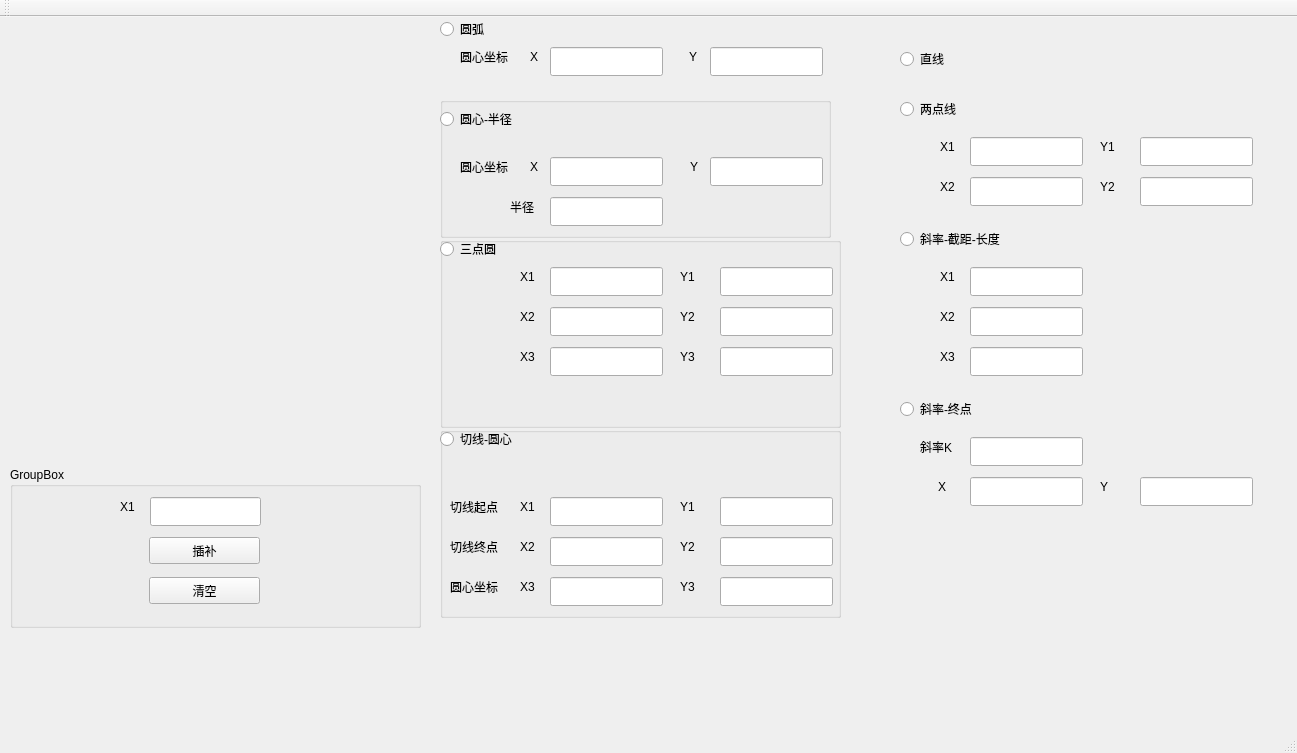
<?xml version="1.0" encoding="UTF-8"?>
<ui version="4.0">
 <class>MainWindow</class>
 <widget class="QMainWindow" name="MainWindow">
  <property name="geometry">
   <rect>
    <x>0</x>
    <y>0</y>
    <width>1297</width>
    <height>753</height>
   </rect>
  </property>
  <property name="windowTitle">
   <string>MainWindow</string>
  </property>
  <widget class="QWidget" name="centralWidget">
   <widget class="QWidget" name="widget" native="true">
    <property name="geometry">
     <rect>
      <x>0</x>
      <y>0</y>
      <width>431</width>
      <height>441</height>
     </rect>
    </property>
   </widget>
   <widget class="QGroupBox" name="groupBox">
    <property name="geometry">
     <rect>
      <x>440</x>
      <y>80</y>
      <width>391</width>
      <height>141</height>
     </rect>
    </property>
    <property name="title">
     <string/>
    </property>
    <widget class="QLineEdit" name="lineEdit_2">
     <property name="geometry">
      <rect>
       <x>110</x>
       <y>100</y>
       <width>113</width>
       <height>29</height>
      </rect>
     </property>
    </widget>
    <widget class="QLabel" name="label">
     <property name="geometry">
      <rect>
       <x>90</x>
       <y>60</y>
       <width>69</width>
       <height>19</height>
      </rect>
     </property>
     <property name="text">
      <string>X</string>
     </property>
    </widget>
    <widget class="QLabel" name="label_2">
     <property name="geometry">
      <rect>
       <x>70</x>
       <y>100</y>
       <width>69</width>
       <height>19</height>
      </rect>
     </property>
     <property name="text">
      <string>半径</string>
     </property>
    </widget>
    <widget class="QLineEdit" name="lineEdit">
     <property name="geometry">
      <rect>
       <x>110</x>
       <y>60</y>
       <width>113</width>
       <height>29</height>
      </rect>
     </property>
    </widget>
    <widget class="QLineEdit" name="lineEdit_5">
     <property name="geometry">
      <rect>
       <x>270</x>
       <y>60</y>
       <width>113</width>
       <height>29</height>
      </rect>
     </property>
    </widget>
    <widget class="QLabel" name="label_5">
     <property name="geometry">
      <rect>
       <x>250</x>
       <y>60</y>
       <width>20</width>
       <height>20</height>
      </rect>
     </property>
     <property name="text">
      <string>Y</string>
     </property>
    </widget>
    <widget class="QLabel" name="label_3">
     <property name="geometry">
      <rect>
       <x>20</x>
       <y>60</y>
       <width>69</width>
       <height>19</height>
      </rect>
     </property>
     <property name="text">
      <string>圆心坐标</string>
     </property>
    </widget>
    <widget class="QRadioButton" name="radioButton_6">
     <property name="geometry">
      <rect>
       <x>0</x>
       <y>10</y>
       <width>120</width>
       <height>24</height>
      </rect>
     </property>
     <property name="text">
      <string>圆心-半径</string>
     </property>
    </widget>
   </widget>
   <widget class="QGroupBox" name="groupBox_2">
    <property name="geometry">
     <rect>
      <x>440</x>
      <y>220</y>
      <width>401</width>
      <height>191</height>
     </rect>
    </property>
    <property name="title">
     <string/>
    </property>
    <widget class="QLineEdit" name="lineEdit_6">
     <property name="geometry">
      <rect>
       <x>110</x>
       <y>70</y>
       <width>113</width>
       <height>29</height>
      </rect>
     </property>
    </widget>
    <widget class="QLabel" name="label_6">
     <property name="geometry">
      <rect>
       <x>80</x>
       <y>30</y>
       <width>69</width>
       <height>19</height>
      </rect>
     </property>
     <property name="text">
      <string>X1</string>
     </property>
    </widget>
    <widget class="QLabel" name="label_7">
     <property name="geometry">
      <rect>
       <x>80</x>
       <y>70</y>
       <width>69</width>
       <height>19</height>
      </rect>
     </property>
     <property name="text">
      <string>X2</string>
     </property>
    </widget>
    <widget class="QLineEdit" name="lineEdit_7">
     <property name="geometry">
      <rect>
       <x>110</x>
       <y>30</y>
       <width>113</width>
       <height>29</height>
      </rect>
     </property>
    </widget>
    <widget class="QLineEdit" name="lineEdit_8">
     <property name="geometry">
      <rect>
       <x>110</x>
       <y>110</y>
       <width>113</width>
       <height>29</height>
      </rect>
     </property>
    </widget>
    <widget class="QLabel" name="label_8">
     <property name="geometry">
      <rect>
       <x>80</x>
       <y>110</y>
       <width>69</width>
       <height>19</height>
      </rect>
     </property>
     <property name="text">
      <string>X3</string>
     </property>
    </widget>
    <widget class="QLabel" name="label_9">
     <property name="geometry">
      <rect>
       <x>240</x>
       <y>110</y>
       <width>69</width>
       <height>19</height>
      </rect>
     </property>
     <property name="text">
      <string>Y3</string>
     </property>
    </widget>
    <widget class="QLabel" name="label_10">
     <property name="geometry">
      <rect>
       <x>240</x>
       <y>30</y>
       <width>69</width>
       <height>19</height>
      </rect>
     </property>
     <property name="text">
      <string>Y1</string>
     </property>
    </widget>
    <widget class="QLineEdit" name="lineEdit_9">
     <property name="geometry">
      <rect>
       <x>280</x>
       <y>110</y>
       <width>113</width>
       <height>29</height>
      </rect>
     </property>
    </widget>
    <widget class="QLineEdit" name="lineEdit_10">
     <property name="geometry">
      <rect>
       <x>280</x>
       <y>30</y>
       <width>113</width>
       <height>29</height>
      </rect>
     </property>
    </widget>
    <widget class="QLineEdit" name="lineEdit_11">
     <property name="geometry">
      <rect>
       <x>280</x>
       <y>70</y>
       <width>113</width>
       <height>29</height>
      </rect>
     </property>
    </widget>
    <widget class="QLabel" name="label_11">
     <property name="geometry">
      <rect>
       <x>240</x>
       <y>70</y>
       <width>69</width>
       <height>19</height>
      </rect>
     </property>
     <property name="text">
      <string>Y2</string>
     </property>
    </widget>
    <widget class="QRadioButton" name="radioButton_7">
     <property name="geometry">
      <rect>
       <x>0</x>
       <y>0</y>
       <width>61</width>
       <height>24</height>
      </rect>
     </property>
     <property name="text">
      <string>三点圆</string>
     </property>
    </widget>
   </widget>
   <widget class="QGroupBox" name="groupBox_3">
    <property name="geometry">
     <rect>
      <x>440</x>
      <y>410</y>
      <width>401</width>
      <height>191</height>
     </rect>
    </property>
    <property name="title">
     <string/>
    </property>
    <widget class="QLabel" name="label_15">
     <property name="geometry">
      <rect>
       <x>240</x>
       <y>150</y>
       <width>69</width>
       <height>19</height>
      </rect>
     </property>
     <property name="text">
      <string>Y3</string>
     </property>
    </widget>
    <widget class="QLabel" name="label_16">
     <property name="geometry">
      <rect>
       <x>240</x>
       <y>70</y>
       <width>69</width>
       <height>19</height>
      </rect>
     </property>
     <property name="text">
      <string>Y1</string>
     </property>
    </widget>
    <widget class="QLineEdit" name="lineEdit_15">
     <property name="geometry">
      <rect>
       <x>280</x>
       <y>150</y>
       <width>113</width>
       <height>29</height>
      </rect>
     </property>
    </widget>
    <widget class="QLineEdit" name="lineEdit_16">
     <property name="geometry">
      <rect>
       <x>280</x>
       <y>70</y>
       <width>113</width>
       <height>29</height>
      </rect>
     </property>
    </widget>
    <widget class="QLineEdit" name="lineEdit_17">
     <property name="geometry">
      <rect>
       <x>280</x>
       <y>110</y>
       <width>113</width>
       <height>29</height>
      </rect>
     </property>
    </widget>
    <widget class="QLabel" name="label_17">
     <property name="geometry">
      <rect>
       <x>240</x>
       <y>110</y>
       <width>69</width>
       <height>19</height>
      </rect>
     </property>
     <property name="text">
      <string>Y2</string>
     </property>
    </widget>
    <widget class="QRadioButton" name="radioButton_8">
     <property name="geometry">
      <rect>
       <x>0</x>
       <y>0</y>
       <width>81</width>
       <height>24</height>
      </rect>
     </property>
     <property name="text">
      <string>切线-圆心</string>
     </property>
    </widget>
    <widget class="QLineEdit" name="lineEdit_27">
     <property name="geometry">
      <rect>
       <x>110</x>
       <y>70</y>
       <width>113</width>
       <height>29</height>
      </rect>
     </property>
    </widget>
    <widget class="QLabel" name="label_28">
     <property name="geometry">
      <rect>
       <x>80</x>
       <y>70</y>
       <width>69</width>
       <height>19</height>
      </rect>
     </property>
     <property name="text">
      <string>X1</string>
     </property>
    </widget>
    <widget class="QLabel" name="label_29">
     <property name="geometry">
      <rect>
       <x>80</x>
       <y>110</y>
       <width>69</width>
       <height>19</height>
      </rect>
     </property>
     <property name="text">
      <string>X2</string>
     </property>
    </widget>
    <widget class="QLineEdit" name="lineEdit_28">
     <property name="geometry">
      <rect>
       <x>110</x>
       <y>150</y>
       <width>113</width>
       <height>29</height>
      </rect>
     </property>
    </widget>
    <widget class="QLineEdit" name="lineEdit_29">
     <property name="geometry">
      <rect>
       <x>110</x>
       <y>110</y>
       <width>113</width>
       <height>29</height>
      </rect>
     </property>
    </widget>
    <widget class="QLabel" name="label_30">
     <property name="geometry">
      <rect>
       <x>80</x>
       <y>150</y>
       <width>69</width>
       <height>19</height>
      </rect>
     </property>
     <property name="text">
      <string>X3</string>
     </property>
    </widget>
    <widget class="QLabel" name="label_31">
     <property name="geometry">
      <rect>
       <x>10</x>
       <y>70</y>
       <width>51</width>
       <height>19</height>
      </rect>
     </property>
     <property name="text">
      <string>切线起点</string>
     </property>
    </widget>
    <widget class="QLabel" name="label_32">
     <property name="geometry">
      <rect>
       <x>10</x>
       <y>110</y>
       <width>51</width>
       <height>19</height>
      </rect>
     </property>
     <property name="text">
      <string>切线终点</string>
     </property>
    </widget>
    <widget class="QLabel" name="label_33">
     <property name="geometry">
      <rect>
       <x>10</x>
       <y>150</y>
       <width>51</width>
       <height>19</height>
      </rect>
     </property>
     <property name="text">
      <string>圆心坐标</string>
     </property>
    </widget>
   </widget>
   <widget class="QGroupBox" name="groupBox_4">
    <property name="geometry">
     <rect>
      <x>10</x>
      <y>450</y>
      <width>411</width>
      <height>161</height>
     </rect>
    </property>
    <property name="title">
     <string>GroupBox</string>
    </property>
    <widget class="QLabel" name="label_18">
     <property name="geometry">
      <rect>
       <x>110</x>
       <y>30</y>
       <width>69</width>
       <height>19</height>
      </rect>
     </property>
     <property name="text">
      <string>X1</string>
     </property>
    </widget>
    <widget class="QLineEdit" name="lineEdit_18">
     <property name="geometry">
      <rect>
       <x>140</x>
       <y>30</y>
       <width>111</width>
       <height>29</height>
      </rect>
     </property>
    </widget>
    <widget class="QPushButton" name="pushButton">
     <property name="geometry">
      <rect>
       <x>139</x>
       <y>70</y>
       <width>111</width>
       <height>27</height>
      </rect>
     </property>
     <property name="text">
      <string>插补</string>
     </property>
    </widget>
    <widget class="QPushButton" name="pushButton_2">
     <property name="geometry">
      <rect>
       <x>139</x>
       <y>110</y>
       <width>111</width>
       <height>27</height>
      </rect>
     </property>
     <property name="text">
      <string>清空</string>
     </property>
    </widget>
   </widget>
   <widget class="QRadioButton" name="radioButton">
    <property name="geometry">
     <rect>
      <x>900</x>
      <y>30</y>
      <width>120</width>
      <height>24</height>
     </rect>
    </property>
    <property name="text">
     <string>直线</string>
    </property>
   </widget>
   <widget class="QRadioButton" name="radioButton_2">
    <property name="geometry">
     <rect>
      <x>900</x>
      <y>80</y>
      <width>120</width>
      <height>24</height>
     </rect>
    </property>
    <property name="text">
     <string>两点线</string>
    </property>
   </widget>
   <widget class="QLineEdit" name="lineEdit_19">
    <property name="geometry">
     <rect>
      <x>1140</x>
      <y>120</y>
      <width>113</width>
      <height>29</height>
     </rect>
    </property>
   </widget>
   <widget class="QLabel" name="label_19">
    <property name="geometry">
     <rect>
      <x>940</x>
      <y>120</y>
      <width>69</width>
      <height>19</height>
     </rect>
    </property>
    <property name="text">
     <string>X1</string>
    </property>
   </widget>
   <widget class="QLineEdit" name="lineEdit_20">
    <property name="geometry">
     <rect>
      <x>1140</x>
      <y>160</y>
      <width>113</width>
      <height>29</height>
     </rect>
    </property>
   </widget>
   <widget class="QLineEdit" name="lineEdit_21">
    <property name="geometry">
     <rect>
      <x>970</x>
      <y>120</y>
      <width>113</width>
      <height>29</height>
     </rect>
    </property>
   </widget>
   <widget class="QLabel" name="label_20">
    <property name="geometry">
     <rect>
      <x>1100</x>
      <y>160</y>
      <width>69</width>
      <height>19</height>
     </rect>
    </property>
    <property name="text">
     <string>Y2</string>
    </property>
   </widget>
   <widget class="QLineEdit" name="lineEdit_22">
    <property name="geometry">
     <rect>
      <x>970</x>
      <y>160</y>
      <width>113</width>
      <height>29</height>
     </rect>
    </property>
   </widget>
   <widget class="QLabel" name="label_21">
    <property name="geometry">
     <rect>
      <x>1100</x>
      <y>120</y>
      <width>69</width>
      <height>19</height>
     </rect>
    </property>
    <property name="text">
     <string>Y1</string>
    </property>
   </widget>
   <widget class="QLabel" name="label_22">
    <property name="geometry">
     <rect>
      <x>940</x>
      <y>160</y>
      <width>69</width>
      <height>19</height>
     </rect>
    </property>
    <property name="text">
     <string>X2</string>
    </property>
   </widget>
   <widget class="QRadioButton" name="radioButton_3">
    <property name="geometry">
     <rect>
      <x>900</x>
      <y>210</y>
      <width>120</width>
      <height>24</height>
     </rect>
    </property>
    <property name="text">
     <string>斜率-截距-长度</string>
    </property>
   </widget>
   <widget class="QLabel" name="label_14">
    <property name="geometry">
     <rect>
      <x>940</x>
      <y>330</y>
      <width>69</width>
      <height>19</height>
     </rect>
    </property>
    <property name="text">
     <string>X3</string>
    </property>
   </widget>
   <widget class="QLineEdit" name="lineEdit_13">
    <property name="geometry">
     <rect>
      <x>970</x>
      <y>250</y>
      <width>113</width>
      <height>29</height>
     </rect>
    </property>
   </widget>
   <widget class="QLabel" name="label_12">
    <property name="geometry">
     <rect>
      <x>940</x>
      <y>250</y>
      <width>69</width>
      <height>19</height>
     </rect>
    </property>
    <property name="text">
     <string>X1</string>
    </property>
   </widget>
   <widget class="QLabel" name="label_13">
    <property name="geometry">
     <rect>
      <x>940</x>
      <y>290</y>
      <width>69</width>
      <height>19</height>
     </rect>
    </property>
    <property name="text">
     <string>X2</string>
    </property>
   </widget>
   <widget class="QLineEdit" name="lineEdit_14">
    <property name="geometry">
     <rect>
      <x>970</x>
      <y>330</y>
      <width>113</width>
      <height>29</height>
     </rect>
    </property>
   </widget>
   <widget class="QLineEdit" name="lineEdit_12">
    <property name="geometry">
     <rect>
      <x>970</x>
      <y>290</y>
      <width>113</width>
      <height>29</height>
     </rect>
    </property>
   </widget>
   <widget class="QRadioButton" name="radioButton_4">
    <property name="geometry">
     <rect>
      <x>900</x>
      <y>380</y>
      <width>120</width>
      <height>24</height>
     </rect>
    </property>
    <property name="text">
     <string>斜率-终点</string>
    </property>
   </widget>
   <widget class="QLabel" name="label_4">
    <property name="geometry">
     <rect>
      <x>460</x>
      <y>30</y>
      <width>69</width>
      <height>19</height>
     </rect>
    </property>
    <property name="text">
     <string>圆心坐标</string>
    </property>
   </widget>
   <widget class="QLineEdit" name="lineEdit_23">
    <property name="geometry">
     <rect>
      <x>710</x>
      <y>30</y>
      <width>113</width>
      <height>29</height>
     </rect>
    </property>
   </widget>
   <widget class="QLabel" name="label_23">
    <property name="geometry">
     <rect>
      <x>530</x>
      <y>30</y>
      <width>69</width>
      <height>19</height>
     </rect>
    </property>
    <property name="text">
     <string>X</string>
    </property>
   </widget>
   <widget class="QLabel" name="label_24">
    <property name="geometry">
     <rect>
      <x>689</x>
      <y>30</y>
      <width>20</width>
      <height>20</height>
     </rect>
    </property>
    <property name="text">
     <string>Y</string>
    </property>
   </widget>
   <widget class="QLineEdit" name="lineEdit_3">
    <property name="geometry">
     <rect>
      <x>550</x>
      <y>30</y>
      <width>113</width>
      <height>29</height>
     </rect>
    </property>
   </widget>
   <widget class="QLineEdit" name="lineEdit_24">
    <property name="geometry">
     <rect>
      <x>970</x>
      <y>420</y>
      <width>113</width>
      <height>29</height>
     </rect>
    </property>
   </widget>
   <widget class="QLabel" name="label_25">
    <property name="geometry">
     <rect>
      <x>920</x>
      <y>420</y>
      <width>41</width>
      <height>19</height>
     </rect>
    </property>
    <property name="text">
     <string>斜率K</string>
    </property>
   </widget>
   <widget class="QLabel" name="label_26">
    <property name="geometry">
     <rect>
      <x>938</x>
      <y>460</y>
      <width>21</width>
      <height>20</height>
     </rect>
    </property>
    <property name="text">
     <string>X</string>
    </property>
   </widget>
   <widget class="QLabel" name="label_27">
    <property name="geometry">
     <rect>
      <x>1100</x>
      <y>460</y>
      <width>69</width>
      <height>19</height>
     </rect>
    </property>
    <property name="text">
     <string>Y</string>
    </property>
   </widget>
   <widget class="QLineEdit" name="lineEdit_25">
    <property name="geometry">
     <rect>
      <x>970</x>
      <y>460</y>
      <width>113</width>
      <height>29</height>
     </rect>
    </property>
   </widget>
   <widget class="QLineEdit" name="lineEdit_26">
    <property name="geometry">
     <rect>
      <x>1140</x>
      <y>460</y>
      <width>113</width>
      <height>29</height>
     </rect>
    </property>
   </widget>
   <widget class="QRadioButton" name="radioButton_5">
    <property name="geometry">
     <rect>
      <x>440</x>
      <y>0</y>
      <width>120</width>
      <height>24</height>
     </rect>
    </property>
    <property name="text">
     <string>圆弧</string>
    </property>
   </widget>
  </widget>
  <widget class="QMenuBar" name="menuBar">
   <property name="geometry">
    <rect>
     <x>0</x>
     <y>0</y>
     <width>1297</width>
     <height>23</height>
    </rect>
   </property>
  </widget>
  <widget class="QToolBar" name="mainToolBar">
   <attribute name="toolBarArea">
    <enum>TopToolBarArea</enum>
   </attribute>
   <attribute name="toolBarBreak">
    <bool>false</bool>
   </attribute>
  </widget>
  <widget class="QStatusBar" name="statusBar"/>
 </widget>
 <layoutdefault spacing="6" margin="11"/>
 <resources/>
 <connections/>
</ui>
